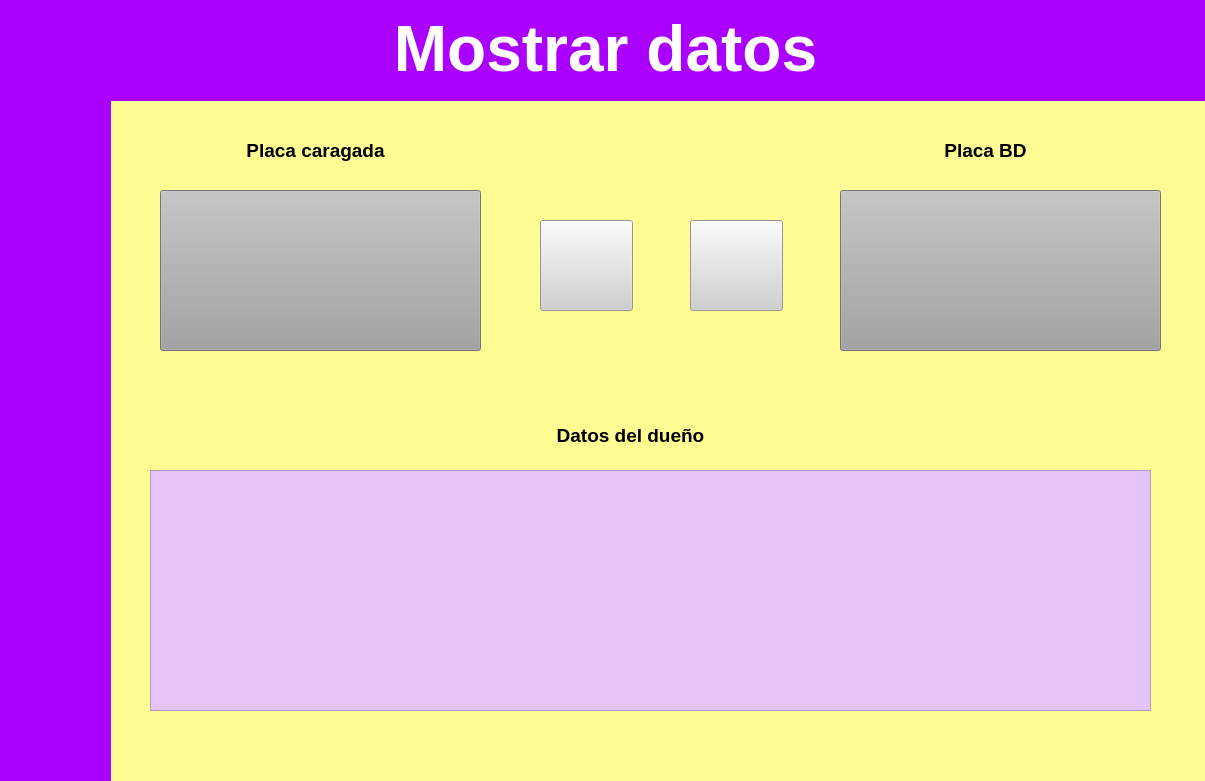
<?xml version="1.0" encoding="UTF-8"?>
<ui version="4.0">
 <class>MainWindow</class>
 <widget class="QMainWindow" name="MainWindow">
  <property name="geometry">
   <rect>
    <x>0</x>
    <y>0</y>
    <width>1205</width>
    <height>781</height>
   </rect>
  </property>
  <property name="windowTitle">
   <string>MainWindow</string>
  </property>
  <property name="styleSheet">
   <string notr="true">background-color: rgb(255, 252, 147);
font: 75 8pt &quot;MS Shell Dlg 2&quot;;</string>
  </property>
  <widget class="QWidget" name="centralwidget">
   <widget class="QLabel" name="label">
    <property name="geometry">
     <rect>
      <x>0</x>
      <y>0</y>
      <width>1211</width>
      <height>101</height>
     </rect>
    </property>
    <property name="styleSheet">
     <string notr="true">background-color: rgb(170, 0, 255);
font: 75 8pt &quot;MS Shell Dlg 2&quot;;
font: 16pt &quot;MV Boli&quot;;</string>
    </property>
    <property name="text">
     <string>&lt;html&gt;&lt;head/&gt;&lt;body&gt;&lt;p align=&quot;center&quot;&gt;&lt;span style=&quot; font-size:48pt; font-weight:600; color:#ffffff;&quot;&gt;Mostrar datos&lt;/span&gt;&lt;/p&gt;&lt;/body&gt;&lt;/html&gt;</string>
    </property>
   </widget>
   <widget class="QPushButton" name="Placa">
    <property name="geometry">
     <rect>
      <x>840</x>
      <y>190</y>
      <width>321</width>
      <height>161</height>
     </rect>
    </property>
    <property name="toolTip">
     <string>&lt;html&gt;&lt;head/&gt;&lt;body&gt;&lt;p&gt;&lt;img src=&quot;:/cct/placa.jpg&quot;/&gt;&lt;/p&gt;&lt;/body&gt;&lt;/html&gt;</string>
    </property>
    <property name="whatsThis">
     <string>&lt;html&gt;&lt;head/&gt;&lt;body&gt;&lt;p&gt;&lt;img src=&quot;:/cct/placa.jpg&quot;/&gt;&lt;/p&gt;&lt;/body&gt;&lt;/html&gt;</string>
    </property>
    <property name="styleSheet">
     <string notr="true">background-color: rgb(163, 163, 163);
image: url(:/cct/placa.png);
</string>
    </property>
    <property name="text">
     <string/>
    </property>
   </widget>
   <widget class="QLabel" name="placas_texto">
    <property name="geometry">
     <rect>
      <x>110</x>
      <y>390</y>
      <width>261</width>
      <height>51</height>
     </rect>
    </property>
    <property name="styleSheet">
     <string notr="true">font: 10pt &quot;MS Shell Dlg 2&quot;;
</string>
    </property>
    <property name="text">
     <string/>
    </property>
   </widget>
   <widget class="QLabel" name="label_3">
    <property name="geometry">
     <rect>
      <x>210</x>
      <y>130</y>
      <width>211</width>
      <height>41</height>
     </rect>
    </property>
    <property name="styleSheet">
     <string notr="true">font: 75 10pt &quot;MS Shell Dlg 2&quot;;
</string>
    </property>
    <property name="text">
     <string>&lt;html&gt;&lt;head/&gt;&lt;body&gt;&lt;p align=&quot;center&quot;&gt;&lt;span style=&quot; font-size:14pt; font-weight:600; color:#000000;&quot;&gt;Placa caragada&lt;/span&gt;&lt;/p&gt;&lt;/body&gt;&lt;/html&gt;</string>
    </property>
    <property name="wordWrap">
     <bool>false</bool>
    </property>
   </widget>
   <widget class="QPushButton" name="imagen">
    <property name="geometry">
     <rect>
      <x>160</x>
      <y>190</y>
      <width>321</width>
      <height>161</height>
     </rect>
    </property>
    <property name="styleSheet">
     <string notr="true">background-color: rgb(163, 163, 163);
</string>
    </property>
    <property name="text">
     <string/>
    </property>
   </widget>
   <widget class="QLabel" name="label_4">
    <property name="geometry">
     <rect>
      <x>530</x>
      <y>420</y>
      <width>201</width>
      <height>31</height>
     </rect>
    </property>
    <property name="styleSheet">
     <string notr="true">font: 12pt &quot;MS Shell Dlg 2&quot;;</string>
    </property>
    <property name="text">
     <string>&lt;html&gt;&lt;head/&gt;&lt;body&gt;&lt;p align=&quot;center&quot;&gt;&lt;span style=&quot; font-size:14pt; font-weight:600;&quot;&gt;Datos del dueño&lt;/span&gt;&lt;/p&gt;&lt;/body&gt;&lt;/html&gt;</string>
    </property>
   </widget>
   <widget class="QPushButton" name="buscar">
    <property name="geometry">
     <rect>
      <x>690</x>
      <y>220</y>
      <width>93</width>
      <height>91</height>
     </rect>
    </property>
    <property name="styleSheet">
     <string notr="true">image: url(:/cct/busqueda.png);
background-color: rgb(208, 208, 208);</string>
    </property>
    <property name="text">
     <string/>
    </property>
   </widget>
   <widget class="QPushButton" name="agregar">
    <property name="geometry">
     <rect>
      <x>540</x>
      <y>220</y>
      <width>93</width>
      <height>91</height>
     </rect>
    </property>
    <property name="whatsThis">
     <string>&lt;html&gt;&lt;head/&gt;&lt;body&gt;&lt;p&gt;.&lt;/p&gt;&lt;/body&gt;&lt;/html&gt;</string>
    </property>
    <property name="styleSheet">
     <string notr="true">image: url(:/cct/agregar.png);
background-color: rgb(208, 208, 208);</string>
    </property>
    <property name="text">
     <string/>
    </property>
   </widget>
   <widget class="QTableView" name="tvw_tabla">
    <property name="geometry">
     <rect>
      <x>150</x>
      <y>470</y>
      <width>1001</width>
      <height>241</height>
     </rect>
    </property>
    <property name="styleSheet">
     <string notr="true">background-color: rgb(230, 196, 250);
border-color: rgb(230, 196, 250);</string>
    </property>
   </widget>
   <widget class="QLabel" name="label_5">
    <property name="geometry">
     <rect>
      <x>920</x>
      <y>130</y>
      <width>131</width>
      <height>41</height>
     </rect>
    </property>
    <property name="styleSheet">
     <string notr="true">font: 75 10pt &quot;MS Shell Dlg 2&quot;;
border-color: rgb(212, 209, 122);
</string>
    </property>
    <property name="text">
     <string>&lt;html&gt;&lt;head/&gt;&lt;body&gt;&lt;p align=&quot;center&quot;&gt;&lt;span style=&quot; font-size:14pt; font-weight:600; color:#000000;&quot;&gt;Placa BD&lt;/span&gt;&lt;/p&gt;&lt;/body&gt;&lt;/html&gt;</string>
    </property>
    <property name="wordWrap">
     <bool>false</bool>
    </property>
   </widget>
   <widget class="QLabel" name="label_2">
    <property name="geometry">
     <rect>
      <x>0</x>
      <y>100</y>
      <width>111</width>
      <height>681</height>
     </rect>
    </property>
    <property name="styleSheet">
     <string notr="true">background-color: rgb(170, 0, 255);
font: 75 8pt &quot;MS Shell Dlg 2&quot;;
font: 16pt &quot;MV Boli&quot;;</string>
    </property>
    <property name="text">
     <string>&lt;html&gt;&lt;head/&gt;&lt;body&gt;&lt;p align=&quot;center&quot;&gt;&lt;br/&gt;&lt;/p&gt;&lt;/body&gt;&lt;/html&gt;</string>
    </property>
   </widget>
  </widget>
 </widget>
 <resources>
  <include location="Placas.qrc"/>
 </resources>
 <connections/>
</ui>
